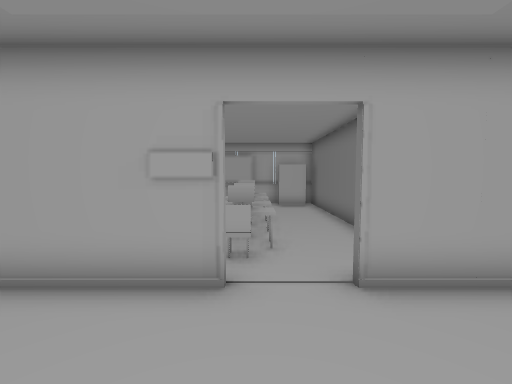
[1] (above)

24 first-person views from a walk through a 3-D level made in the Unity game engine. The camera is 1.2 m above the floor, tilts 4° down and sees 90° across. The floor is counted in squares, 0.73 m on a side. Each view is taken from the middle of a square. On the plan, view 1 faces up. The plan holds only what a view shows up to about 14 squares ahead; the rest is blank. The place goes on beyond the plan. The player character is not drawn. Door leaves are left out, so doorways stand open. Surface patterns are stand-ins for the level's own textures.

[2]
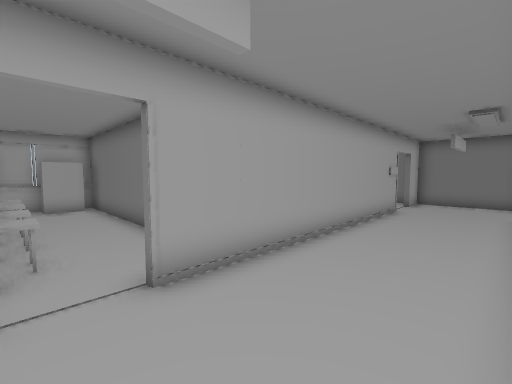

[3]
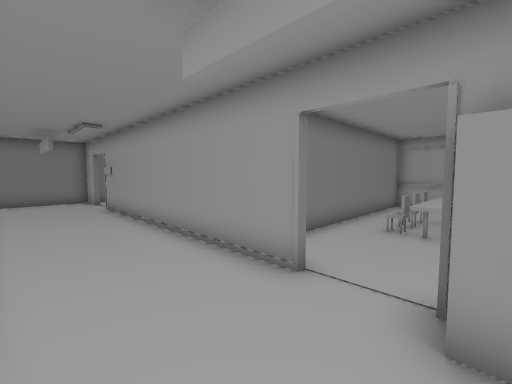

[4]
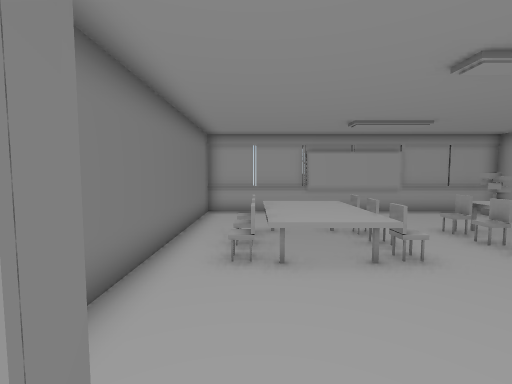

[5]
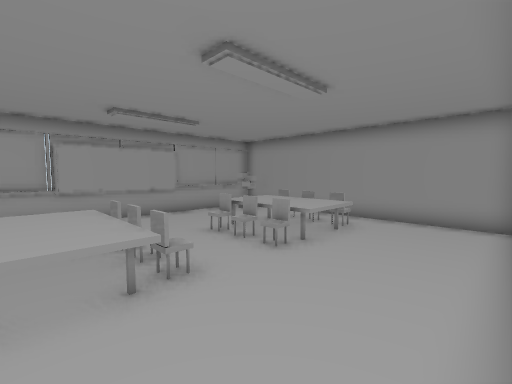

[6]
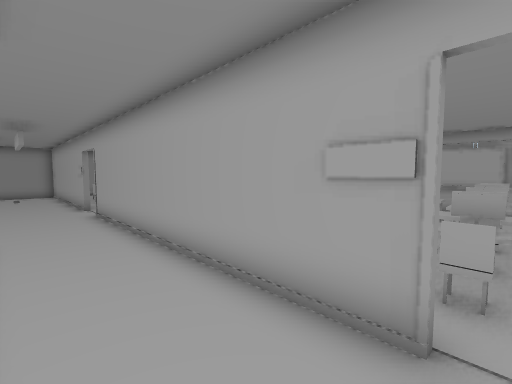

[7]
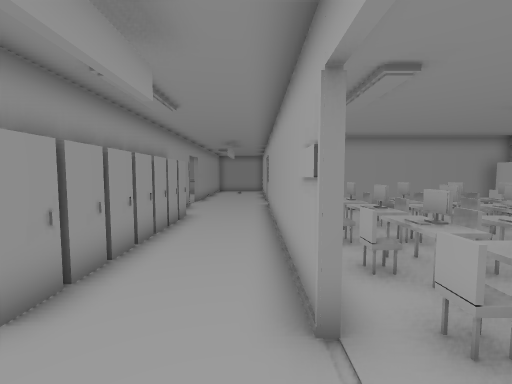

[8]
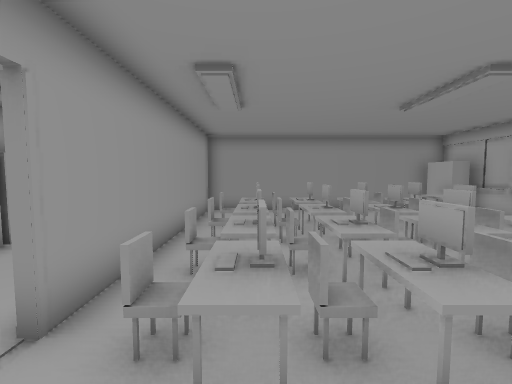

[9]
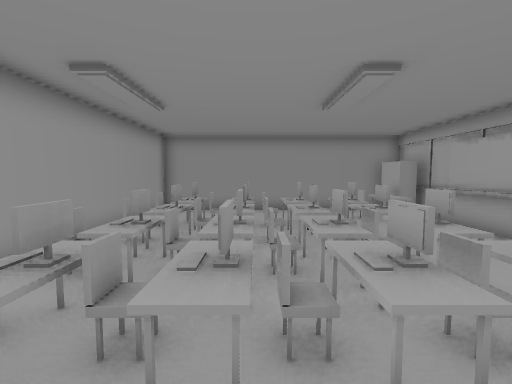

[10]
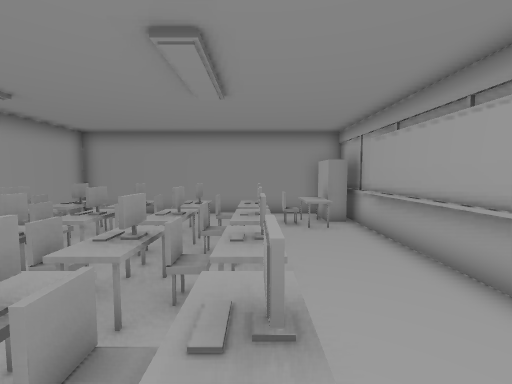

[11]
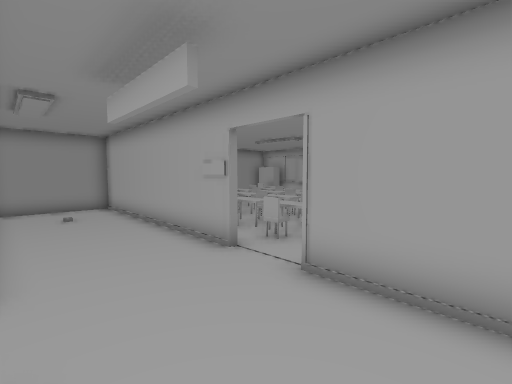

[12]
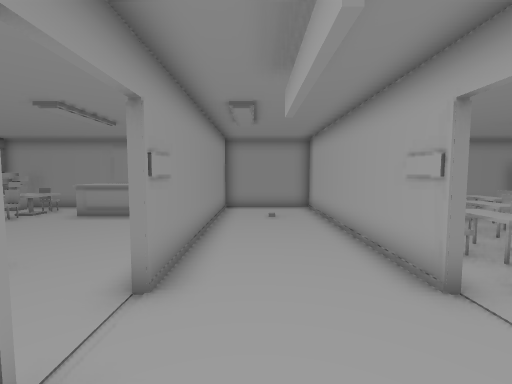

[13]
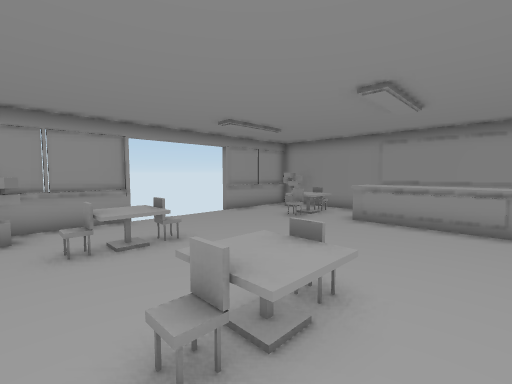

[14]
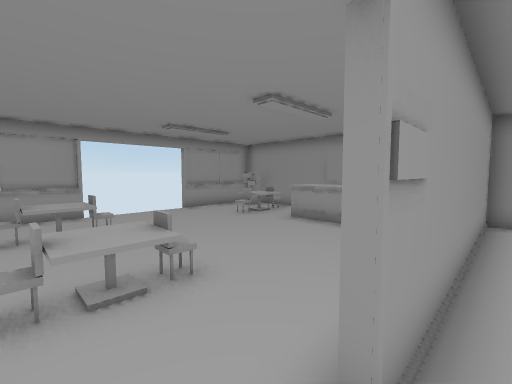

[15]
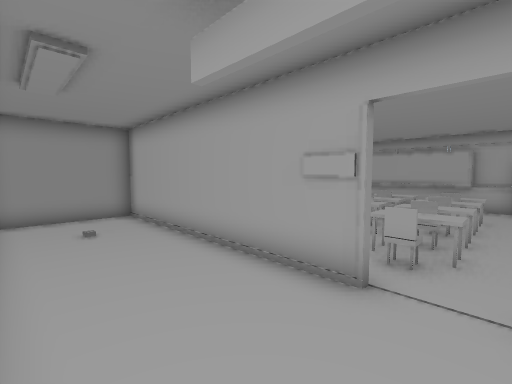

[16]
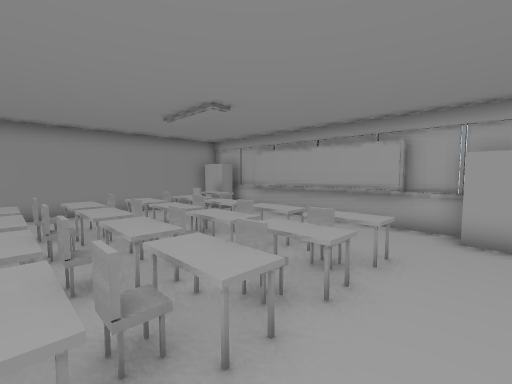

[17]
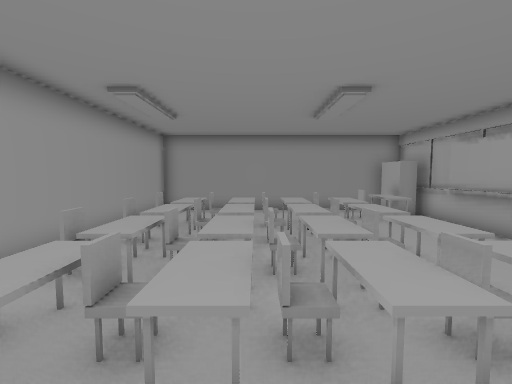

[18]
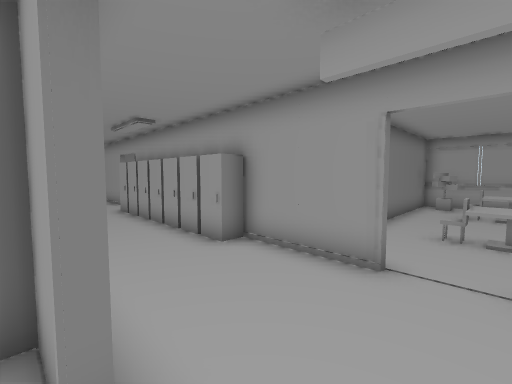

[19]
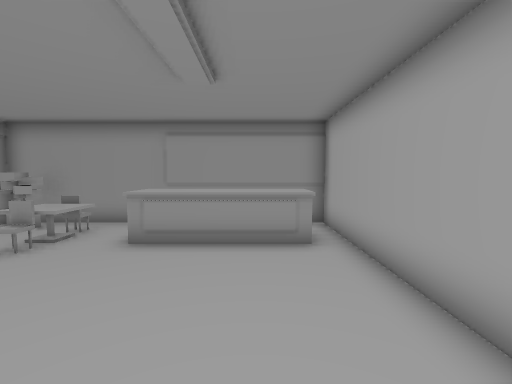

[20]
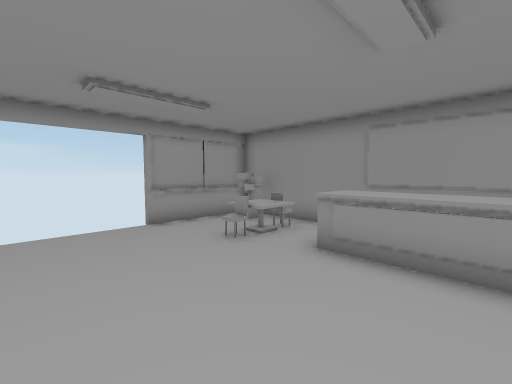

[21]
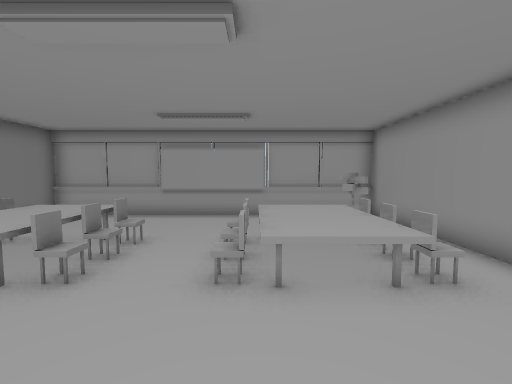

[22]
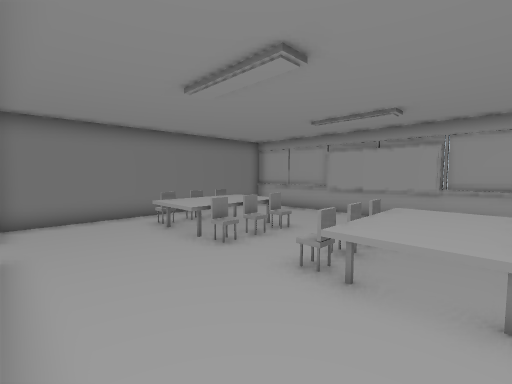

[23]
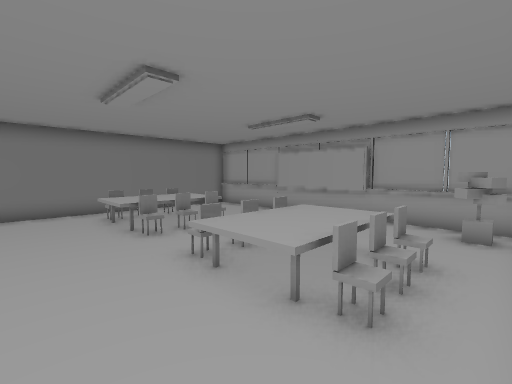

[24]
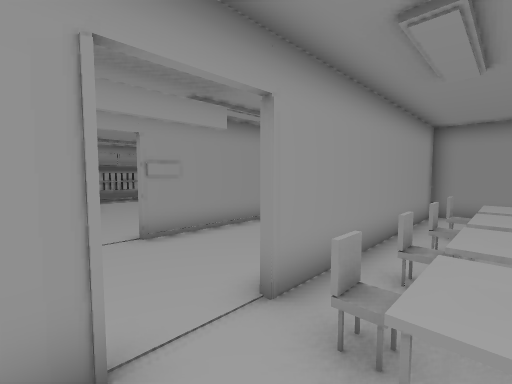

### Floor plan
Key: @ floor where view 1 was taken; # wall or solid block; . floor; D open door; = window, fence, low wall or low ledge; ^ raised ledge; O other object.
Columns run from 23 left of view 1 to 16 right of it. Each row starts with its distance up from view 1.
 15  #######      #######
 14  ##=############=##########
 13  #^^.........# ^^.........#
 12  ##O.........# OO.........#
 11  #.^^^^^^^^..# .^^^O^O^^..#
 10  #.=O.O.O#O..#..=O.O.O#O..#
  9  #.^^^^^^^^..#..^^^O^O^^..#
  8  #.^O^O^O^O..#..^O^O^O^O..#
  7  #.=O^O^O^O. #..=O^O^O^O..#
  6  #.^^^^^^^^..#..^^^^^^^^..#  ^^^^^^^^ .
  5 ##. O#O O#OD #.. O O#O#OD.#.. O O O#OD
  4 ##########.D###########.D###########.D##
  3 #......................................#
  2 #......................................#
  1 #......................................#
  0 #..............OOOOOOOO@...............#
 -1 ##########.D####........D###########. ##
 -2 # ^^.......D.#..........D.#        ..
 -3 # ^^.........#............#        ..
 -4 # ^^.....OOO.#............#       ...
 -5 # ^^.........#.OOOO..OOOO.#       ..
 -6 # ^^.........#.O#OO..OOOO.#       ..
 -7 #............#.OOOO..OOOO.#      ...
 -8 #OOO.....OOO.#............#      ..
 -9 #.= .........#............#      ..
-10 ###.........###^..........#
-11  ####....##################
-12    ##    ##

Positions as (right, up) in squares from view 1, and headings:
1: (0, 0), facing up
2: (0, 0), facing up-right
3: (-1, 3), facing down-right
4: (1, 0), facing down
5: (0, -1), facing down-left
6: (0, 1), facing up-left
7: (2, 3), facing left
8: (2, 6), facing left
9: (2, 8), facing left
10: (1, 11), facing left
11: (-9, 0), facing up-left
12: (-10, 1), facing left
13: (-11, -2), facing down-left
14: (-12, 0), facing down-left
15: (-12, 0), facing up-left
16: (-11, 6), facing up-left
17: (-11, 8), facing left
18: (-13, 4), facing down-right
19: (-14, -3), facing left
20: (-15, -3), facing down-left
21: (-5, -1), facing down
22: (-7, -1), facing down-right
23: (-9, -2), facing down-right
24: (15, 6), facing down-left
